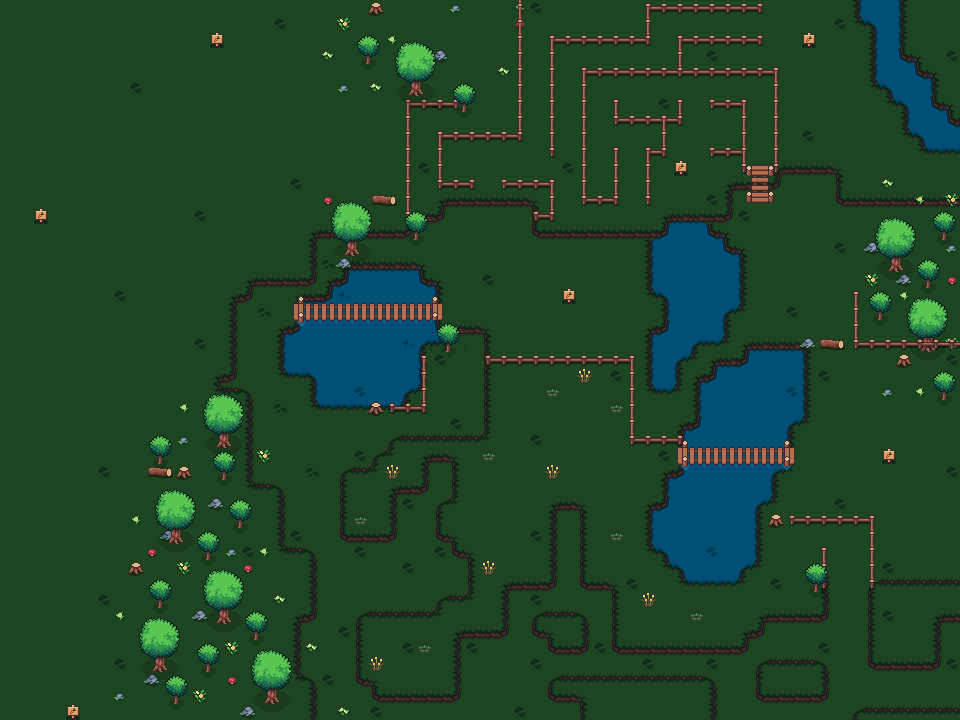

Tiled map render using the project's own tile images. Description and the map definition, with tile-layer contents summarised, below:
An orthogonal 60x45 tile map with 16x16 px tiles, 4 tile layers (Base, Decorations, Big Trees, Small Trees), 2 tilesets and 216 objects.

<map version="1.10" tiledversion="1.11.2" orientation="orthogonal" renderorder="right-down" width="60" height="45" tilewidth="16" tileheight="16" infinite="0" nextlayerid="7" nextobjectid="267">
 <tileset firstgid="1" source="tiles.tsx" />
 <tileset firstgid="129" source="decorations.tsx" />
 <layer id="1" name="Base" width="60" height="45">
  <data>[2700 cells, 2700 non-empty, 29 distinct tile ids]</data>
 </layer>
 <layer id="5" name="Decorations" width="60" height="45">
  <data>[2700 cells, 201 non-empty, 58 distinct tile ids]</data>
 </layer>
 <layer id="3" name="Big Trees" width="60" height="45">
  <data>[2700 cells, 177 non-empty, 24 distinct tile ids]</data>
 </layer>
 <layer id="4" name="Small Trees" width="60" height="45">
  <data>[2700 cells, 232 non-empty, 22 distinct tile ids]</data>
 </layer>
 <objectgroup id="6" name="Collision">
  <object id="1" x="312.201" y="320" width="13.283" height="87.4873" />
  <object id="2" x="281.341" y="329.655" width="30.8129" height="46.0444" />
  <object id="3" x="294.876" y="320" width="17.1739" height="9.4572" />
  <object id="4" x="325.814" y="320" width="18.5361" height="87.4933" />
  <object id="5" x="344.246" y="320" width="81.8347" height="87.5613" />
  <object id="9" x="747.875" y="463.883" width="15.5322" height="107.122" />
  <object id="11" x="643.161" y="498.612" width="14.8419" height="57.6419" />
  <object id="13" x="675.954" y="464.053" width="71.1031" height="122.665" />
  <object id="14" x="426.309" y="320" width="12.8518" height="22.8367" />
  <object id="15" x="657.704" y="468.211" width="14.8419" height="103.203" />
  <object id="16" x="696.565" y="377.005" width="111.413" height="45.93" />
  <object id="17" x="763.323" y="464.269" width="16.2225" height="42.9454" />
  <object id="18" x="681.891" y="424.936" width="109.52" height="22.1433" />
  <object id="19" x="741.578" y="343.454" width="65.7575" height="30.8731" />
  <object id="20" x="713.729" y="359.551" width="28.5392" height="14.9484" />
  <object id="21" x="855.853" y="-0.356102" width="47.8238" height="24.2429" />
  <object id="22" x="871.764" y="23.5062" width="32.5801" height="63.7305" />
  <object id="23" x="920.484" y="72.3171" width="14.3762" height="79.2595" />
  <object id="24" x="909.066" y="57.2078" width="11.0296" height="79.2695" />
  <object id="25" x="904.618" y="55.2259" width="5.0561" height="77.9262" />
  <object id="26" x="889.034" y="90.8054" width="17.509" height="11.1659" />
  <object id="27" x="934.302" y="101.299" width="21.0328" height="50.4" />
  <object id="28" x="955.694" y="118.197" width="4.1945" height="33.7156" />
  <object id="30" x="357.294" y="35.3" width="21.6903" height="20.1659" />
  <object id="32" x="455.023" y="83.3917" width="19.2727" height="20.1419" />
  <object id="33" x="395.667" y="41.6667" width="38.5681" height="39.8837" />
  <object id="34" x="165.353" y="675.285" width="22.328" height="21.5974" />
  <object id="35" x="140.363" y="618.689" width="38.037" height="37.0974" />
  <object id="36" x="149.218" y="579.449" width="21.899" height="20.5974" />
  <object id="37" x="196.729" y="530.853" width="22.621" height="21.5974" />
  <object id="38" x="153.918" y="489.9" width="41.237" height="39.0974" />
  <object id="39" x="178.205" y="466.16" width="9.6821" height="9.5974" />
  <object id="40" x="148.706" y="434.901" width="23.7445" height="22.0445" />
  <object id="41" x="201.649" y="389.086" width="48.7296" height="45.0034" />
  <object id="42" x="869.69" y="291.161" width="20.4112" height="20.4576" />
  <object id="43" x="906.897" y="297.783" width="38.7214" height="39.5603" />
  <object id="44" x="933.27" y="371.03" width="21.2724" height="21.5037" />
  <object id="45" x="893.282" y="351.37" width="21.7432" height="18.3074" />
  <object id="46" x="875.856" y="217.345" width="39.1352" height="40.1697" />
  <object id="47" x="346" y="265" width="76.8518" height="15.5034" />
  <object id="48" x="298.333" y="296.333" width="31.8523" height="6.1701" />
  <object id="49" x="330.667" y="281.333" width="108.519" height="21.1701" />
  <object id="50" x="344" y="234.75" width="15.5" height="21.5" />
  <object id="54" x="340" y="474.667" width="3.33333" height="66" />
  <object id="55" x="342.667" y="536" width="50.6667" height="4" />
  <object id="56" x="391.333" y="490" width="3.33333" height="46" />
  <object id="57" x="394.667" y="490" width="30.6667" height="2.66667" />
  <object id="58" x="424" y="458.667" width="2.66667" height="32" />
  <object id="60" x="426.667" y="458" width="26.6667" height="2.66667" />
  <object id="62" x="452" y="461.333" width="3.33333" height="37.3333" />
  <object id="63" x="442" y="501.333" width="9.33333" height="2" />
  <object id="64" x="436.667" y="505.333" width="2.66667" height="32.6667" />
  <object id="65" x="438" y="535.333" width="15.3333" height="5.33333" />
  <object id="66" x="452" y="540.667" width="2.66667" height="14.6667" />
  <object id="67" x="454" y="551.333" width="14" height="4.66667" />
  <object id="68" x="468" y="554.667" width="3.33333" height="40" />
  <object id="69" x="440" y="595.333" width="28.6667" height="5.33333" />
  <object id="70" x="435.333" y="600.667" width="2.66667" height="14" />
  <object id="71" x="362.667" y="612.667" width="71.3333" height="2.66667" />
  <object id="72" x="357.333" y="616.667" width="2.66667" height="66" />
  <object id="73" x="356" y="681.333" width="18" height="4" />
  <object id="75" x="370" y="685.333" width="4.66667" height="15.3333" />
  <object id="77" x="376" y="696" width="83.3333" height="6" />
  <object id="78" x="455.333" y="633.333" width="3.33333" height="62.6667" />
  <object id="79" x="458.667" y="633.333" width="47.3333" height="2" />
  <object id="80" x="504" y="586" width="4" height="47.3333" />
  <object id="81" x="508" y="585.333" width="43.3333" height="2.66667" />
  <object id="82" x="552" y="508" width="3.33333" height="79.3333" />
  <object id="83" x="553.333" y="504.667" width="28.6667" height="3.33333" />
  <object id="84" x="580" y="509.333" width="3.33333" height="78" />
  <object id="85" x="584" y="585.333" width="30" height="4" />
  <object id="87" x="612.667" y="590.667" width="3.33333" height="60" />
  <object id="88" x="615.5" y="647.5" width="131" height="4" />
  <object id="89" x="745" y="633.5" width="2" height="16" />
  <object id="90" x="745" y="633" width="16.5" height="3" />
  <object id="91" x="761" y="617.5" width="2.5" height="16" />
  <object id="92" x="762.5" y="615" width="62" height="5.5" />
  <object id="93" x="821.5" y="546.667" width="5.5" height="71.3333" />
  <object id="101" x="868.5" y="515.667" width="6.5" height="72.3333" />
  <object id="102" x="868.5" y="582.5" width="92" height="38" />
  <object id="103" x="869" y="621" width="69" height="47" />
  <object id="106" x="758" y="661" width="69.5" height="40" />
  <object id="108" x="581" y="677" width="134" height="43" />
  <object id="109" x="549.5" y="677" width="32.5" height="24" />
  <object id="110" x="549" y="613.5" width="37.5" height="38" />
  <object id="111" x="533.5" y="613.5" width="18.5" height="23" />
  <object id="115" x="240.5" y="707" width="14.5" height="9.5" />
  <object id="116" x="253" y="651" width="36.5" height="37.5" />
  <object id="117" x="202.5" y="569.5" width="40" height="40" />
  <object id="118" x="229" y="498.5" width="23" height="21" />
  <object id="119" x="214" y="452" width="21" height="20.5" />
  <object id="120" x="148.205" y="467.66" width="22.1821" height="7.0974" />
  <object id="121" x="210.705" y="498.16" width="9.6821" height="9.5974" />
  <object id="122" x="128.729" y="561.853" width="14.621" height="12.0974" />
  <object id="123" x="144.5" y="675.5" width="14.5" height="9.5" />
  <object id="124" x="192.5" y="610.5" width="14.5" height="9.5" />
  </objectgroup>
</map>
<!-- 120 of 216 objects omitted -->